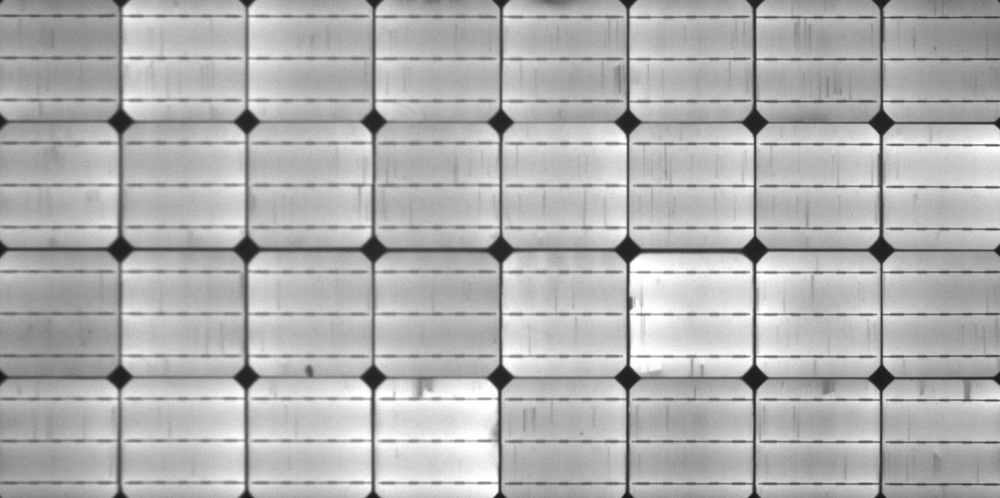
#> input picture 2saved.png, 1000 x 498 px, shrunk from 2456 x 1223 before the run
$ python test2.py   (Python 2 division)
#> lines starting #> are read from the running program, lines starting #| are printed output that depends on the picture
import cv2 as cv
import numpy as np
from matplotlib import pyplot as plt

img2 = cv.imread('2saved.png',0)
#> img2 is the input picture: shape (498, 1000); min 24, max 255, mean 177.2
height = len(img2)
#> height = 498
width = len(img2[0])
#> width = 1000

print(height,width)
#| 498 1000

rowc = 4
colc = 8

sr = 1
sc = 1

wc = width/colc
#> wc = 125
hc = height/rowc
#> hc = 124

#print(argelmax(hist,order=3))

#hist = np.convolve(hist,[0.5,0,0.5])
order = 9

blur_mat = np.ones((order,order),float)/(order*order)
img3_pad = np.zeros((len(img2)+order-1,len(img2[0])+order-1),dtype=float)
#> img3_pad: shape (506, 1008) float64; every value is 0
img3_pad[order/2:len(img2)+order/2,order/2:len(img2[0])+order/2] = img2
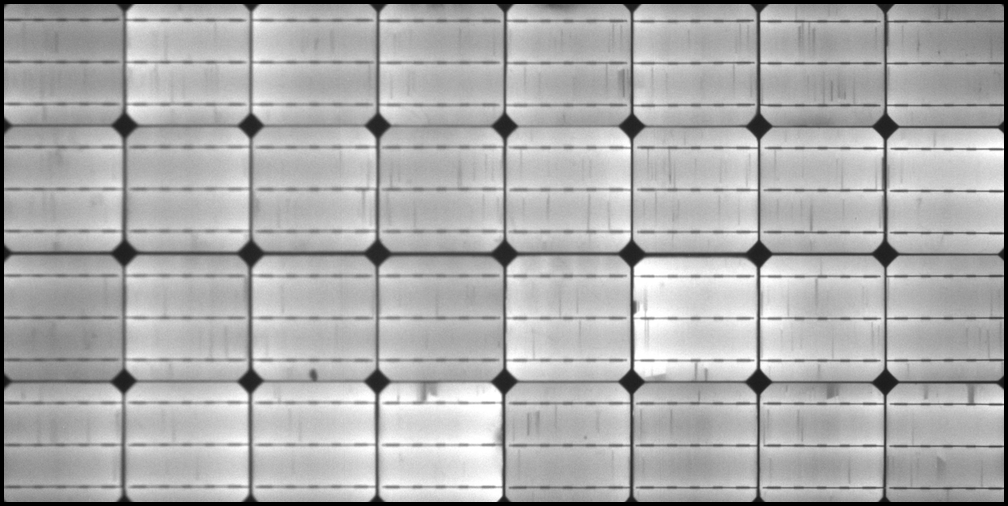
#> img3_pad: shape (506, 1008) float64; min 0, max 255, mean 173

img4 = img2

for i in range(len(img2)):
	for j in range((len(img2[0]))):
		img4[i][j] = (blur_mat*img3_pad[i:i+order,j:j+order]).sum()
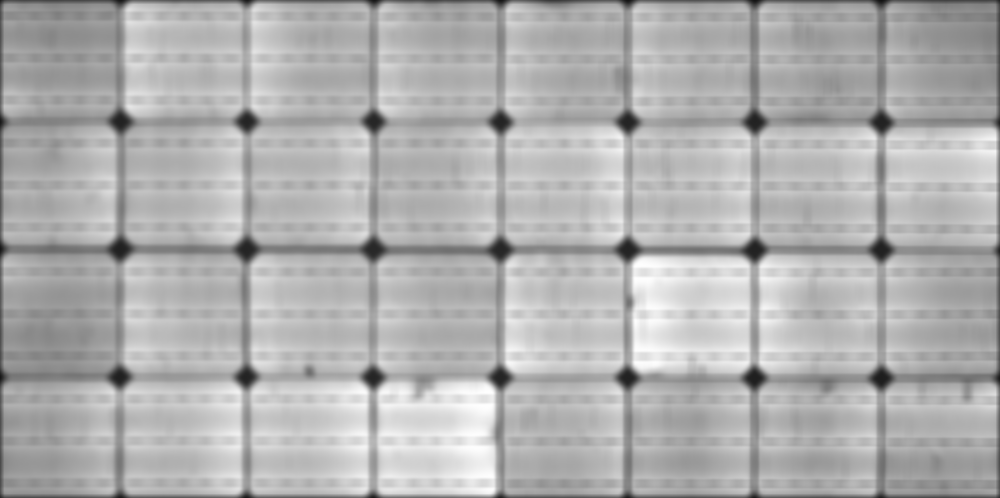
#> img4: shape (498, 1000); min 18, max 254, mean 175.7

hist = cv.calcHist([img4],[0],None,[256],[0,256])/10
#> hist = 256 values, max 1001 at index 182, min 0 at index 0, mean 194.5
#> (the run stopped early here; a loop or call above may not have finished)

$ run again, with 1savedb.png copied over 2saved.png
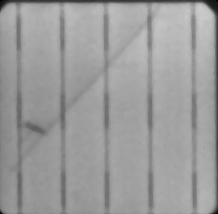
#> input picture 1savedb.png, 218 x 214 px
#> img2 is the input picture: shape (214, 218); min 0, max 203, mean 155.9
#> height = 214
#> width = 218
#| 214 218
#> wc = 27
#> hc = 53
#> `img3_pad[order/2:len(img2)+order/2,order/2:len(img2[0])+order/2] = img2`:
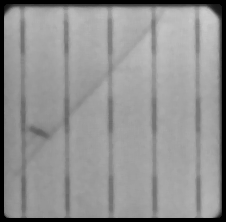
#> img3_pad: shape (222, 226) float64; min 0, max 203, mean 145
#> after the loop `for i in range(len(img2)):`:
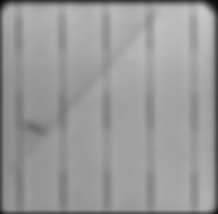
#> img4: shape (214, 218); min 6, max 198, mean 153.1
#> hist = 256 values, max 178.1 at index 160, min 0 at index 0, mean 18.22
